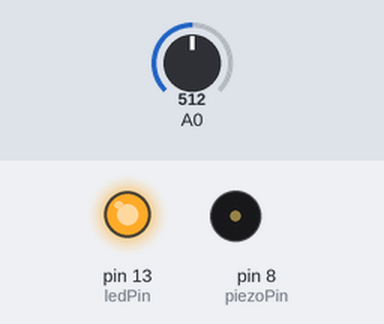
This sketch was run on a simulated Arduino Uno, built with avr-gcc and run on an emulated ATmega328P. On the bench: output pins drawn as LEDs (lit = HIGH), buzzer (waves = sounding). The inputs (shaded band) are chosen by the test bench; at power-on: A0 = 512.

Above: at 0.1 s.
At 5.1 s:
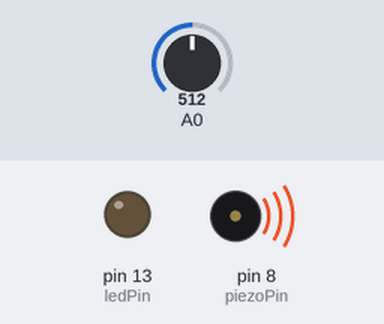
Timing chart, 0 to 6.6 s (numbered marks = the images above):
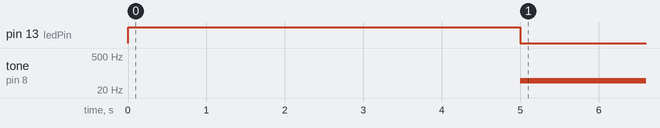

Measured:
- by itself, tone on pin 8 (piezoPin): silent → 49 Hz at 5.0 s

The sketch:

06-light-theremin.ino
```cpp
int sensorValue;       // holds input for phototransistor
int sensorLow = 1023;  // init low marker at highest possible val
int sensorHigh = 0;    // init hi marker at lowest possible val
const int ledPin = 13; // onboard led pin
int piezoPin = 8;      // digital pin for piezo output
int toneDuration = 15; // length of tone

void setup() {
  // onboard LED (pin13) indicates calibration in progress
  pinMode(ledPin, OUTPUT);
  digitalWrite(ledPin, HIGH);

  // millis returns how long the arduino has been running since last power-on or reset
  while (millis() < 5000){
    sensorValue = analogRead(A0);

    // set sensor reading limits for scaling the piezo's frequency
    if (sensorValue > sensorHigh) {
      sensorHigh = sensorValue;
    }
    if (sensorValue < sensorLow) {
      sensorLow = sensorValue;
    }
  }
  // turn of onboard LED to indicate calibration finished
  digitalWrite(ledPin, LOW);
}

void loop() {
  // get input from phototransistor
  sensorValue = analogRead(A0);

  // map (value, lowInput, highInput, lowOutput, highOutput)
  int pitch = map(sensorValue, sensorLow, sensorHigh, 50, 1000);

  tone(piezoPin, pitch, toneDuration);
}
```
